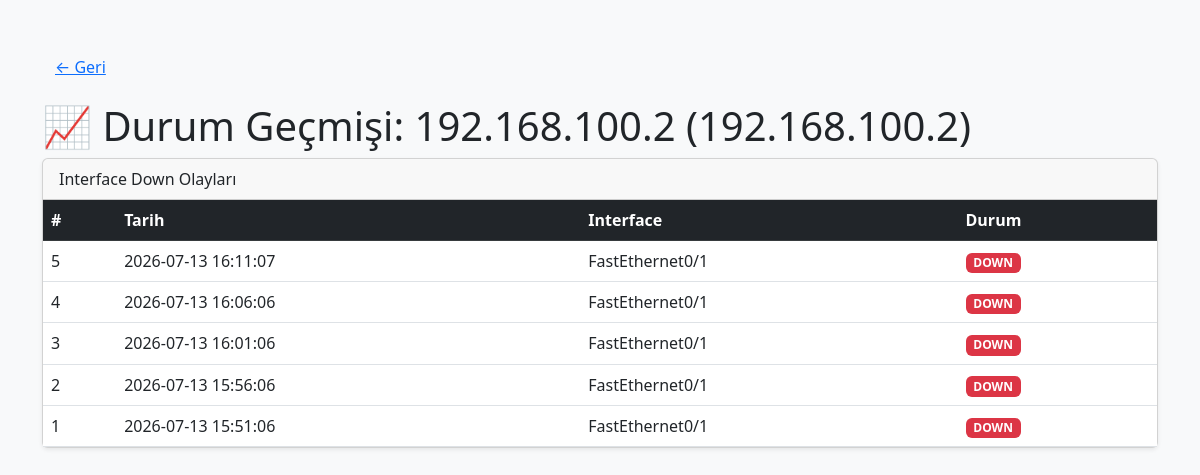
Page /history/192.168.100.2 (signed in) on the earlier database version.
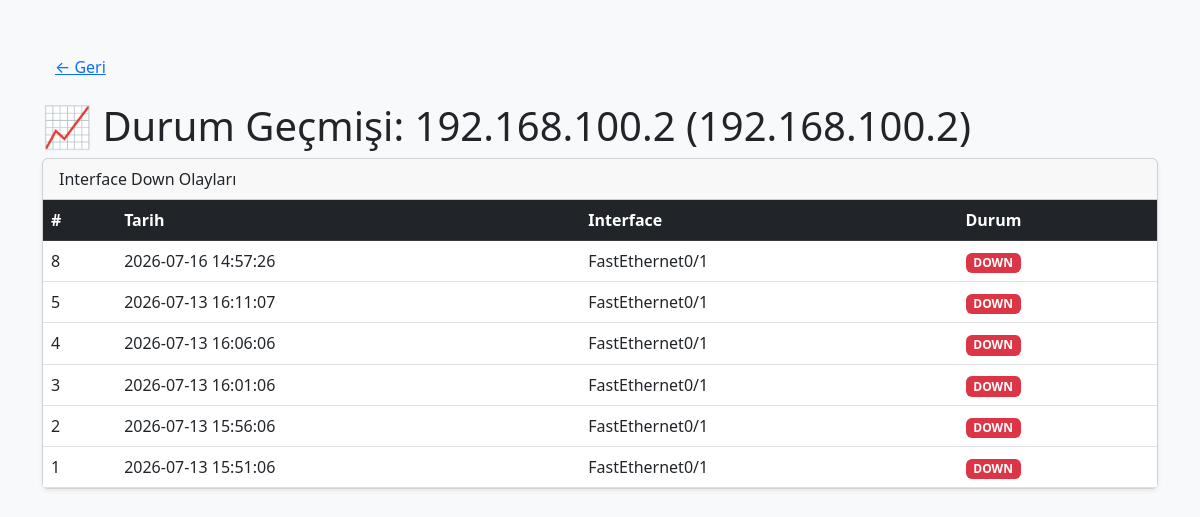
Same page on the later database version.
### tables this page shows
CREATE TABLE device_history (
            id INTEGER PRIMARY KEY AUTOINCREMENT,
            tarih TEXT,
            user_id INTEGER,
            host TEXT,
            hostname TEXT,
            interface TEXT,
            status TEXT
        );

### app.py (the view)
@app.route('/history/<host>')
@login_required
def device_history(host):
    history = history_listele(current_user.id, host)
    devices = get_user_devices(current_user.id)
    device = next((d for d in devices if d["host"] == host), None)
    hostname = device["hostname"] if device else host
    return render_template('device_history.html', host=host, hostname=hostname, history=history)

### app.py (called while the page is built)
@login_manager.user_loader
def load_user(user_id):
    import sqlite3
    conn = sqlite3.connect("audit.db")
    c = conn.cursor()
    c.execute("SELECT * FROM users WHERE id = ?", (user_id,))
    user = c.fetchone()
    conn.close()
    if user:
        return User(user[0], user[1], user[3])
    return None

def get_user_devices(user_id):
    with user_caches_lock:
        return list(user_caches.get(user_id, []))

### database.py (called while the page is built)
def _get_conn():
    return sqlite3.connect(DB_FILE)

def history_listele(user_id, host=None):
    conn = _get_conn()
    c = conn.cursor()
    if host:
        c.execute(
            "SELECT * FROM device_history WHERE user_id = ? AND host = ? ORDER BY id DESC LIMIT 100",
            (user_id, host)
        )
    else:
        c.execute(
            "SELECT * FROM device_history WHERE user_id = ? ORDER BY id DESC LIMIT 100",
            (user_id,)
        )
    rows = c.fetchall()
    conn.close()
    return rows

### templates/device_history.html (shortened to what this page needs)
<!DOCTYPE html>
<html lang="tr">
<head>
    <link href="https://cdn.jsdelivr.net/npm/bootstrap@5.3.0/dist/css/bootstrap.min.css" rel="stylesheet">
</head>
<body class="bg-light">
    <div class="container py-5">
        <a href="/" class="btn btn-link mb-3">← Geri</a>
        <h1>📈 Durum Geçmişi: {{ hostname }} ({{ host }})</h1>
        {% if not history %}
        <div class="alert alert-info">
            Henüz durum değişikliği kaydedilmemiş. Interface down olduğunda otomatik kaydedilecek.
        </div>
        {% else %}
        <div class="card shadow-sm mb-4">
            <div class="card-header">Interface Down Olayları</div>
            <div class="card-body p-0">
                <table class="table table-hover mb-0">
                    <thead class="table-dark">
                        <tr>
                            <th>#</th>
                            <th>Tarih</th>
                            <th>Interface</th>
                            <th>Durum</th>
                        </tr>
                    </thead>
                    <tbody>
                        {% for h in history %}
                        <tr>
                            <td>{{ h[0] }}</td>
                            <td>{{ h[1] }}</td>
                            <td>{{ h[5] }}</td>
                            <td>
                                {% if h[6] == "down" %}
                                    <span class="badge bg-danger">DOWN</span>
                                {% else %}
                                    <span class="badge bg-success">UP</span>
                                {% endif %}
                            </td>
                        </tr>
                        {% endfor %}
                    </tbody>
                </table>
            </div>
        </div>
        {% endif %}
    </div>
</body>
</html>

Differences in the rows shown:
added device_history: id "8", tarih "2026-07-16 14:57:26", interface "FastEthernet0/1", status "DOWN"
